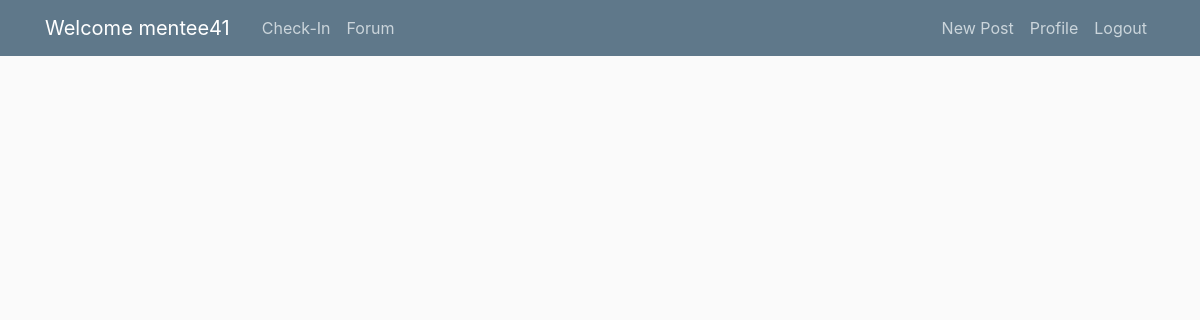
/feed/ (signed in), run on an earlier commit of the app's database.
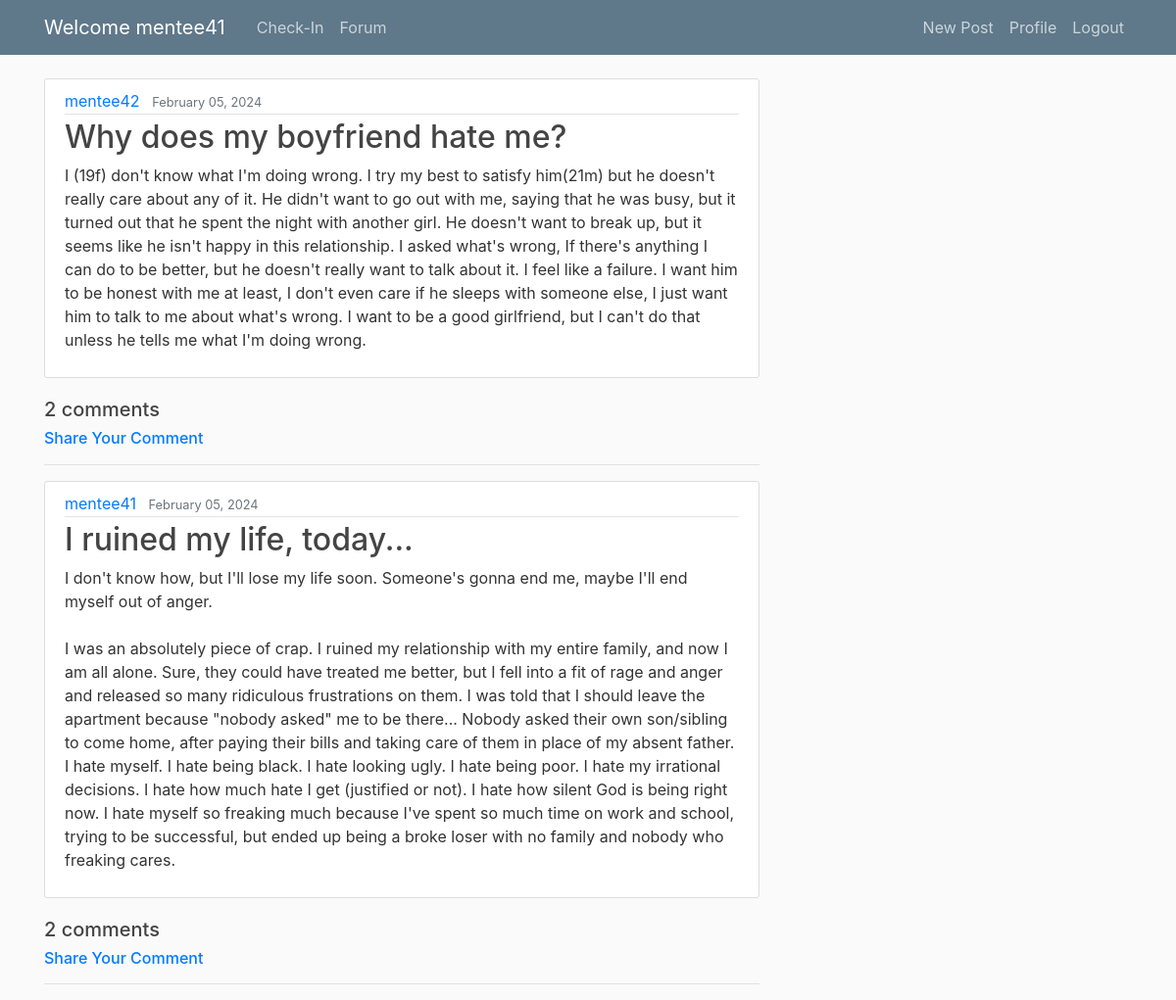
And on a later commit of the database.
### feed/models.py (models this page shows, shortened)
class Post(models.Model):
    title = models.CharField(max_length=100)
    content = models.TextField()
    date_posted = models.DateTimeField(default=timezone.now)
    author = models.ForeignKey(User, on_delete=models.CASCADE)

### feed/views.py (the view)
# urls.py: path('', PostListView.as_view(), name ='feed-forum'),
@method_decorator(login_required, name='dispatch')
class PostListView(ListView):
    model = Post
    template_name = 'feed/forum.html'  # view look for this pattern HTML template: <app>/<model>_<viewtype>.html
    context_object_name = 'posts'
    ordering = ['-date_posted']
    paginate_by = 2
    def get_queryset(self):
        user = User.objects.filter(username=self.request.user).first()
        if user.is_superuser:
            return Post.objects.all().order_by('-date_posted')
        if user.user_profile.role=='mentee':
            mentor_email = user.user_profile.mentor_email
            userProfiles= UserProfile.objects.filter(mentor_email=mentor_email)
            mentee_users = User.objects.filter(id__in=userProfiles.values('user_id'))
            return Post.objects.filter(author__in=mentee_users.values('id')).order_by('-date_posted')
        elif user.user_profile.role=='mentor':
            mentor_email = user.email
            userProfiles= UserProfile.objects.filter(mentor_email=mentor_email)
            mentee_users = User.objects.filter(id__in=userProfiles.values('user_id'))
            return Post.objects.filter(author__in=mentee_users.values('id')).order_by('-date_posted')
        return user.post_set.all().order_by('-date_posted')

### feed/templates/feed/forum.html (shortened to what this page needs)
{% extends "feed/base.html" %}
{% block content %}
    {% for post in posts %}
        <article class="media content-section">
          <div class="media-body">
            <div class="article-metadata">
              <a class="mr-2" href="{% url 'user-posts' post.author.username %}">{{ post.author }}</a>
              <small class="text-muted">{{ post.date_posted|date:"F d, Y" }}</small>
            </div>
            <h2><a class="article-title" href="{% url 'post-detail' post.id %}">{{ post.title }}</a></h2>
            <p class="article-content">{{ post.content }}</p>
          </div>
        </article>
        {% with comments=post.comment_set.all %}
          {% with comments_count=comments|length %}
            <h5> {{comments_count}} comments </h5>
          {% endwith %}
        {% endwith %}
        <h6> <a href="{% url 'post-detail' post.id %}">Share Your Comment</a> </h6>
        <hr>
    {% endfor %}
{% endblock content %}

### feed/templates/feed/base.html (shortened to what this page needs)
{% load static %}
<!DOCTYPE html>
<html>
<head>
    <link rel="stylesheet" href="https://maxcdn.bootstrapcdn.com/bootstrap/4.0.0/css/bootstrap.min.css">
    <link
    href="https://cdnjs.cloudflare.com/ajax/libs/font-awesome/6.0.0/css/all.min.css"
    rel="stylesheet"
    />
<link rel="stylesheet" type="text/css" href="{% static 'feed/main.css' %}">
</head>
<body>
    <header class="site-header">
      <nav class="navbar navbar-expand-md navbar-dark bg-steel fixed-top">
        <div class="container">
          {% if user.is_authenticated %}
                {% if user.is_superuser %}
                  <a class="navbar-brand mr-4" href="{% url 'survey-home' %}">Welcome {{user.username}}</a>
                {% elif user.user_profile.role == 'mentor' %}
                  <a class="navbar-brand mr-4" href="{% url 'vizual-home' %}">Welcome {{user.username}}</a>
                {% elif user.user_profile.role == 'mentee' %}
                  <a class="navbar-brand mr-4" href="{% url 'survey-home' %}">Welcome {{user.username}}</a>
                {% endif %}
              {% endif %}
          <div class="collapse navbar-collapse" id="navbarToggle">
            <div class="navbar-nav mr-auto">
              {% if user.is_authenticated %}
                {% if user.is_superuser %}
                  <a class="nav-item nav-link" href="{% url 'vizual-home' %}">Progress-Tracker</a>
                  <a class="nav-item nav-link" href="{% url 'survey-home' %}">Check-In</a>
                  <a class="nav-item nav-link" href="{% url 'feed-forum' %}">Forum</a>
                {% elif user.user_profile.role == 'mentor' %}
                  <a class="nav-item nav-link" href="{% url 'vizual-home' %}">Progress-Tracker</a>
                  <a class="nav-item nav-link" href="{% url 'feed-forum' %}">Forum</a>
                {% elif user.user_profile.role == 'mentee' %}
                  <a class="nav-item nav-link" href="{% url 'survey-home' %}">Check-In</a>
                  <a class="nav-item nav-link" href="{% url 'feed-forum' %}">Forum</a>
                {% endif %}
              {% endif %}
            </div>
            <div class="navbar-nav">
              {% if user.is_authenticated %}
                <a class="nav-item nav-link" href="{% url 'post-create' %}">New Post</a>
                <a class="nav-item nav-link" href="{% url 'profile' %}">Profile</a>
                <a class="nav-item nav-link" href="{% url 'logout' %}">Logout</a>
              {% else %}
                <a class="nav-item nav-link" href="{% url 'login' %}">Login</a>
                <a class="nav-item nav-link" href="{% url 'register' %}">Register</a>
              {% endif %}
            </div>
          </div>
        </div>
      </nav>
    </header>
    <main role="main" class="container">
      <div class="row">
        <div class="col-md-8">
          {% block content %}{% endblock %}
        </div>
        <div class="col-md-4">
        </div>
      </div>
    </main>
</body>
</html>

### feed/static/feed/main.css (style rules this page uses)
body { background: #fafafa; color: #333333; margin-top: 5rem; }
h1, h2, h3, h4, h5, h6 { color: #444444; }
.bg-steel { background-color: #5f788a; }
.site-header .navbar-nav .nav-link { color: #cbd5db; }
.content-section { background: #ffffff; padding: 10px 20px; border: 1px solid #dddddd; border-radius: 3px; margin-bottom: 20px; }
.article-title { color: #444444; }
.article-content { white-space: pre-line; }
.article-metadata { padding-bottom: 1px; margin-bottom: 4px; border-bottom: 1px solid #e3e3e3 }

What changed in the data, as far as the page shows it:
added Post: author "mentee42", date_posted "February 05, 2024", title "Why does my boyfriend hate me?", content "I (19f) don't know what I'm doing wrong. I try my best to satisfy him(21m) but he doesn't really care about any of it. He didn't want to go out with me, saying that he was busy, but it turned out that he spent the night with another girl. He doesn't want to break up, but it seems like he isn't happy in this relationship. I asked what's wrong, If there's anything I can do to be better, but he doesn't really want to talk about it. I feel like a failure. I want him to be honest with me at least, I don't even care if he sleeps with someone else, I just want him to talk to me about what's wrong. I want to be a good girlfriend, but I can't do that unless he tells me what I'm doing wrong.", comments_count "2"
added Post: author "mentee41", date_posted "February 05, 2024", title "I ruined my life, today...", content "I don't know how, but I'll lose my life soon. Someone's gonna end me, maybe I'll end myself out of anger. I was an absolutely piece of crap. I ruined my relationship with my entire family, and now I am all alone. Sure, they could have treated me better, but I fell into a fit of rage and anger and released so many ridiculous frustrations on them. I was told that I should leave the apartment because \"nobody asked\" me to be there... Nobody asked their own son/sibling to come home, after paying their bills and taking care of them in place of my absent father. I hate myself. I hate being black. I hate looking ugly. I hate being poor. I hate my irrational decisions. I hate how much hate I get…", comments_count "2"
